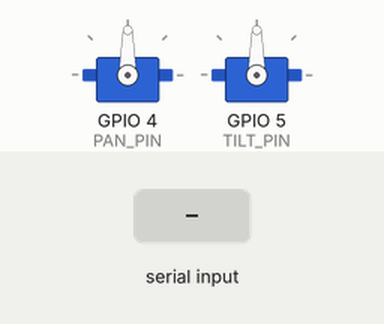
This sketch was run on a simulated ESP32. Parts: 2 × servo. The test bench sets the inputs (shaded band). What the sketch prints to the serial monitor is not drawn.

Above: at 1.2 s.
1.3 s: "90,45\n" received over Serial
At 2.5 s:
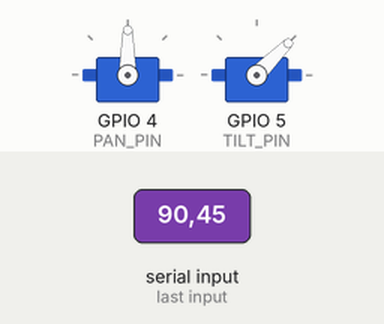
3.1 s: "30,150\n" received over Serial
At 4.8 s:
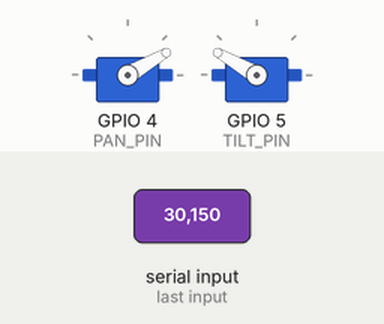
5.4 s: "1,90\n" received over Serial
At 6.6 s:
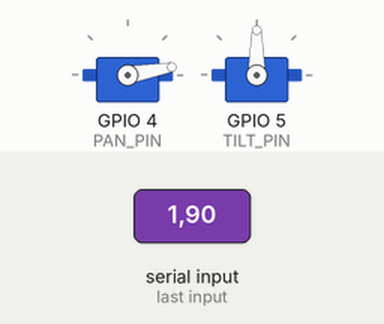
7.3 s: "90,45\n" received over Serial
At 7.75 s:
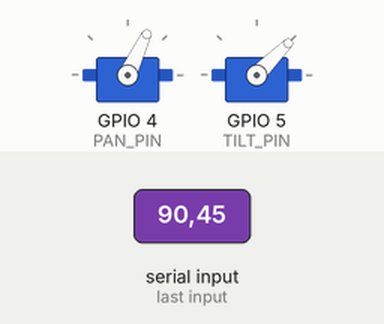
Timing chart, 0 to 10.3 s (numbered marks = the images above; inputs shaded):
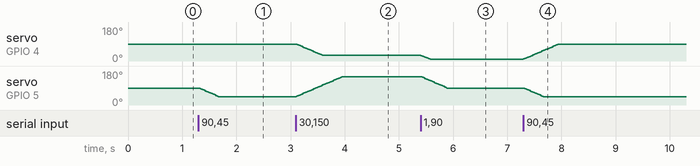

Measured:
- after the input at 1.3 s, servo on GPIO 5 (TILT_PIN): moves from 90° to 45° over 0.36 s, starting at once
- after the input at 3.1 s, servo on GPIO 4 (PAN_PIN): moves from 90° to 30° over 0.49 s, starting at once; servo on GPIO 5 (TILT_PIN): moves from 45° to 150° over 0.84 s, starting at once
- after the input at 5.4 s, servo on GPIO 4 (PAN_PIN): 30° → 10° at once; servo on GPIO 5 (TILT_PIN): moves from 150° to 90° over 0.48 s, starting at once
- after the input at 7.3 s, servo on GPIO 4 (PAN_PIN): moves from 10° to 90° over 0.64 s, starting at once; servo on GPIO 5 (TILT_PIN): moves from 90° to 45° over 0.37 s, starting at once

The sketch:

lasercat.ino
```cpp
#include <ESP32Servo.h>

Servo panServo;
Servo tiltServo;

const int PAN_PIN  = 4;
const int TILT_PIN = 5;

const int PAN_MIN = 10,  PAN_MAX = 170;
const int TILT_MIN = 40,  TILT_MAX = 150;

int panTarget = 90, tiltTarget = 90;
int panPos = 90,    tiltPos = 90;

int clampi(int v, int lo, int hi){ return v<lo?lo:(v>hi?hi:v); }

void setup() {
  Serial.begin(115200);
  panServo.setPeriodHertz(50);
  tiltServo.setPeriodHertz(50);
  panServo.attach(PAN_PIN, 500, 2400);
  tiltServo.attach(TILT_PIN, 500, 2400);
  panServo.write(panPos);
  tiltServo.write(tiltPos);
  Serial.println("READY");
}

void loop() {
  if (Serial.available()) {
    String line = Serial.readStringUntil('\n');
    int comma = line.indexOf(',');
    if (comma > 0) {
      panTarget  = clampi(line.substring(0, comma).toInt(), PAN_MIN, PAN_MAX);
      tiltTarget = clampi(line.substring(comma + 1).toInt(), TILT_MIN, TILT_MAX);
    }
  }
  if (panPos < panTarget) panPos++; else if (panPos > panTarget) panPos--;
  if (tiltPos < tiltTarget) tiltPos++; else if (tiltPos > tiltTarget) tiltPos--;
  panServo.write(panPos);
  tiltServo.write(tiltPos);
  delay(8);
}
```
